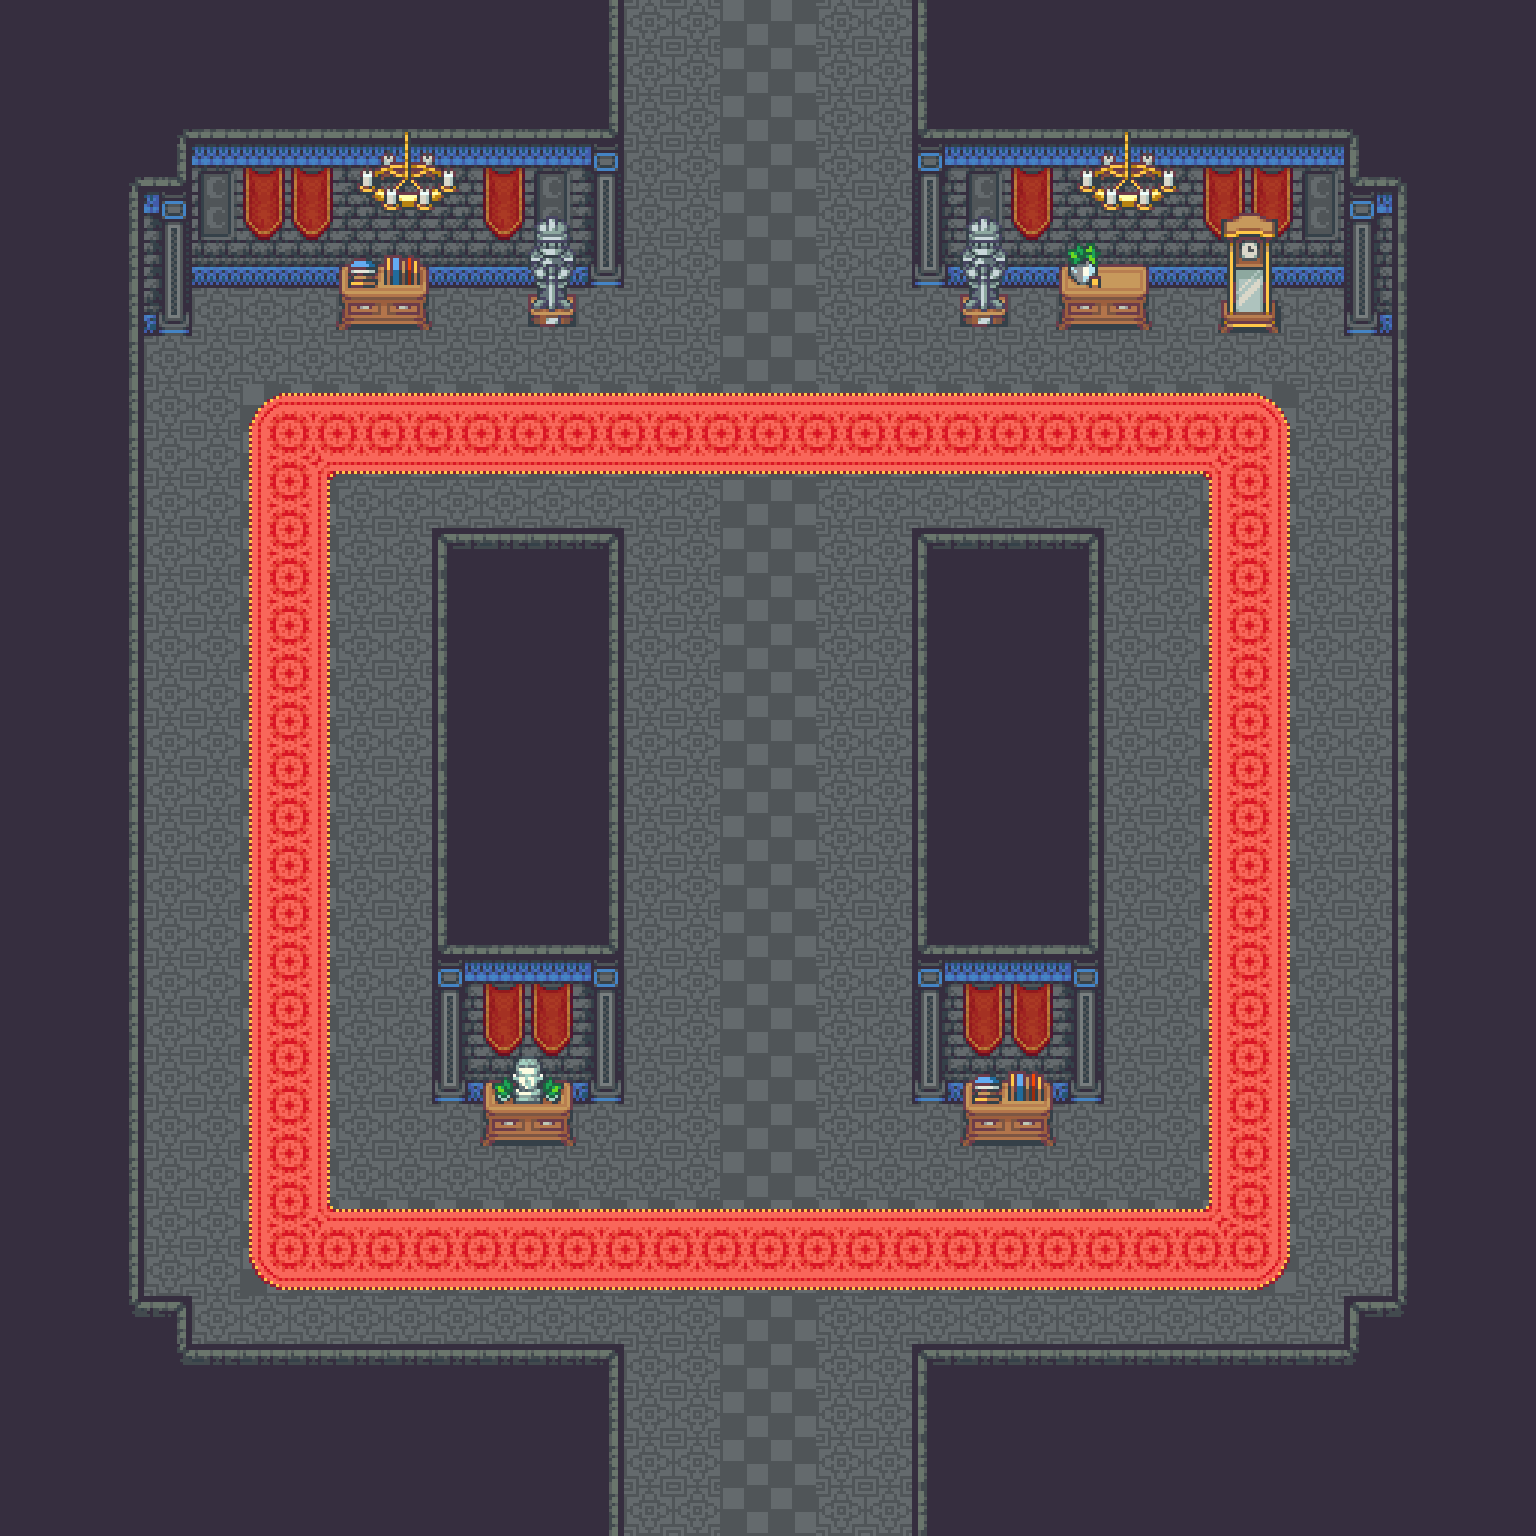

Tiled map render using the project's own tile images. Description and the map definition, with tile-layer contents summarised, below:
An orthogonal 32x32 tile map with 48x48 px tiles, 4 tile layers (Ground, Flooring, Furnishing, Ceiling), 4 tilesets and 3 objects.

<map version="1.10" tiledversion="1.10.1" orientation="orthogonal" renderorder="right-down" width="32" height="32" tilewidth="48" tileheight="48" infinite="0" nextlayerid="7" nextobjectid="7">
 <tileset firstgid="1" source="Castle.tsx" />
 <tileset firstgid="1480" source="CastleInterior.tsx" />
 <tileset firstgid="3160" source="CastleObjects.tsx" />
 <tileset firstgid="3416" source="CastleObjects2.tsx" />
 <layer id="2" name="Ground" width="32" height="32">
  <data>[1024 cells, 1024 non-empty, 2 distinct tile ids]</data>
 </layer>
 <layer id="5" name="Flooring" width="32" height="32">
  <data>[1024 cells, 148 non-empty, 12 distinct tile ids]</data>
 </layer>
 <layer id="1" name="Furnishing" width="32" height="32">
  <data>[1024 cells, 504 non-empty, 33 distinct tile ids]</data>
 </layer>
 <layer id="6" name="Ceiling" width="32" height="32">
  <data>[1024 cells, 34 non-empty, 21 distinct tile ids]</data>
 </layer>
 <objectgroup id="3" name="Props">
  <object id="3" gid="235" x="1296" y="336" width="48" height="48">
   <properties>
    <property name="I" value="[ChestSpawn]" />
   </properties>
  </object>
  <object id="4" gid="235" x="144" y="816" width="48" height="48">
   <properties>
    <property name="I" value="[ChestSpawn]" />
   </properties>
  </object>
  <object id="6" gid="235" x="744" y="864" width="48" height="48">
   <properties>
    <property name="S" value="" />
   </properties>
  </object>
 </objectgroup>
</map>
